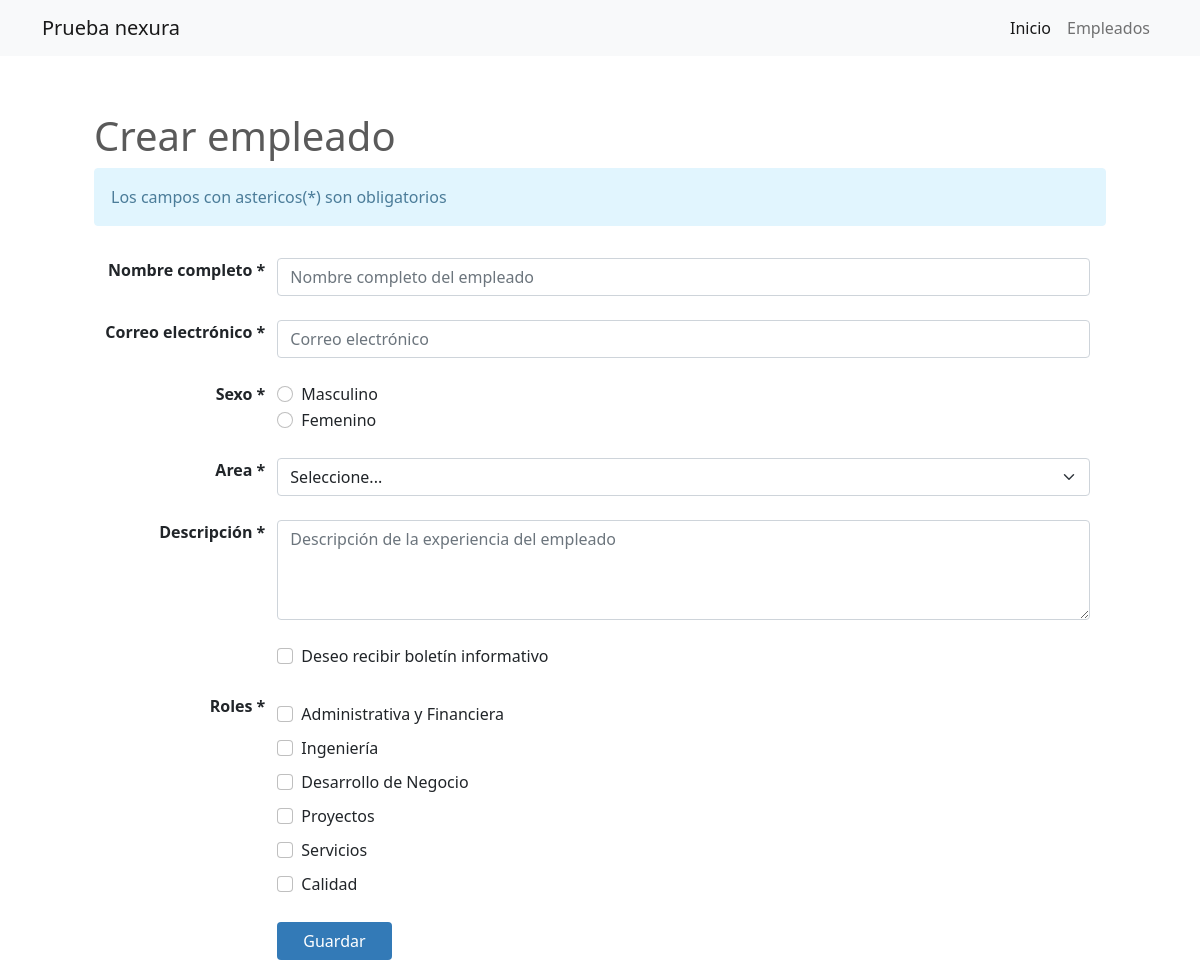
Screenshot of /employee/create/ with the database file from the repository.
### tables this page shows
CREATE TABLE `areas` (
  `id` int(11) NOT NULL,
  `nombre` varchar(255) NOT NULL
);

### controllers/ControllerEmployee.php (called while the page is built, shortened)
<?php
    include_once("models/employee.php");
    class ControllerEmployee{
        public function create(){
            include_once("views/employee/create.php");
        }
    }
?>

### router.php (called while the page is built, shortened)
<?php
    $controller = new $objectController();
    $controller->$action();
?>

### index.php (called while the page is built, shortened)
<?php
  require_once("views/index.php");
?>

### models/employee.php (the view, shortened to what this page needs)
<?php
    class Employee{
        public static function selectAreas(){
            $connetion = BD::createInstance();
            $sql = $connetion->query("SELECT * FROM areas");
            $divs = "";
            foreach($sql as $v){
                $id = $v["id"];
                $name = $v["nombre"];
                $divs .=<<<HTML
                <option value="$id">$name</option>
HTML;
            }
                $html = <<<HTML
                <div class="form-group row">
                    <label for="area" class="col-form-label col-sm-2 label-gm label-text-gm">Area *</label>
                    <div class="col-sm-10">
                        <select class="form-select" aria-label="Default select example" id="area" name="area" require>
                                <option value="0">Seleccione...</option>
                                $divs
                        </select>
                    </div>
                </div>
HTML;
            return $html;
        }
        public static function roles(){
            $connetion = BD::createInstance();
            $sql = $connetion->query("SELECT * FROM areas");
            $divs = "";
            foreach($sql as $v){
                $id = $v["id"];
                $name = $v["nombre"];
                $divs .=<<<HTML
                <div class="form-check pt-2">
                    <input class="form-check-input role" type="checkbox" name="role[]" id="$id" value="$id">
                    <label class="form-check-label" for="flexCheckDefault">
                        $name
                    </label>
                </div>
HTML;
            }
                $html = <<<HTML
               <div class="col-sm-10">
                    $divs
                </div>
HTML;
            return $html;
        }
    }
?>

### resources/css/main.css (style rules this page uses)
.label-gm { text-align: end; }
.label-text-gm { font-weight: bold; padding: 0px; }

### rows the page displays
areas: nombre "Administrativa y Financiera"
areas: nombre "Ingeniería"
areas: nombre "Desarrollo de Negocio"
areas: nombre "Proyectos"
areas: nombre "Servicios"
areas: nombre "Calidad"
